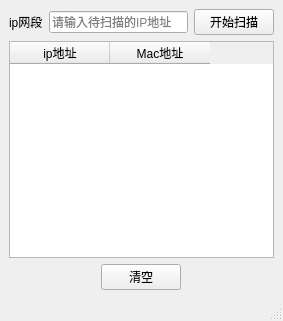
<?xml version="1.0" encoding="UTF-8"?>
<ui version="4.0">
 <class>tools</class>
 <widget class="QMainWindow" name="tools">
  <property name="geometry">
   <rect>
    <x>0</x>
    <y>0</y>
    <width>283</width>
    <height>321</height>
   </rect>
  </property>
  <property name="windowTitle">
   <string>MainWindow</string>
  </property>
  <widget class="QWidget" name="centralwidget">
   <layout class="QVBoxLayout" name="verticalLayout_2">
    <item>
     <layout class="QVBoxLayout" name="verticalLayout">
      <item>
       <layout class="QHBoxLayout" name="horizontalLayout" stretch="1,8,2">
        <item>
         <widget class="QLabel" name="label">
          <property name="text">
           <string>ip网段</string>
          </property>
         </widget>
        </item>
        <item>
         <widget class="QLineEdit" name="lineEdit">
          <property name="placeholderText">
           <string>请输入待扫描的IP地址</string>
          </property>
         </widget>
        </item>
        <item>
         <widget class="QPushButton" name="button">
          <property name="text">
           <string>开始扫描</string>
          </property>
         </widget>
        </item>
       </layout>
      </item>
      <item>
       <widget class="QTableWidget" name="tableWidget">
        <column>
         <property name="text">
          <string>ip地址</string>
         </property>
        </column>
        <column>
         <property name="text">
          <string>Mac地址</string>
         </property>
        </column>
       </widget>
      </item>
      <item>
       <layout class="QHBoxLayout" name="horizontalLayout_3">
        <item>
         <widget class="QPushButton" name="buttonCE">
          <property name="sizePolicy">
           <sizepolicy hsizetype="Fixed" vsizetype="Fixed">
            <horstretch>0</horstretch>
            <verstretch>0</verstretch>
           </sizepolicy>
          </property>
          <property name="text">
           <string>清空</string>
          </property>
         </widget>
        </item>
       </layout>
      </item>
     </layout>
    </item>
   </layout>
  </widget>
  <widget class="QMenuBar" name="menubar">
   <property name="geometry">
    <rect>
     <x>0</x>
     <y>0</y>
     <width>283</width>
     <height>26</height>
    </rect>
   </property>
  </widget>
  <widget class="QStatusBar" name="statusbar"/>
 </widget>
 <resources/>
 <connections/>
</ui>
